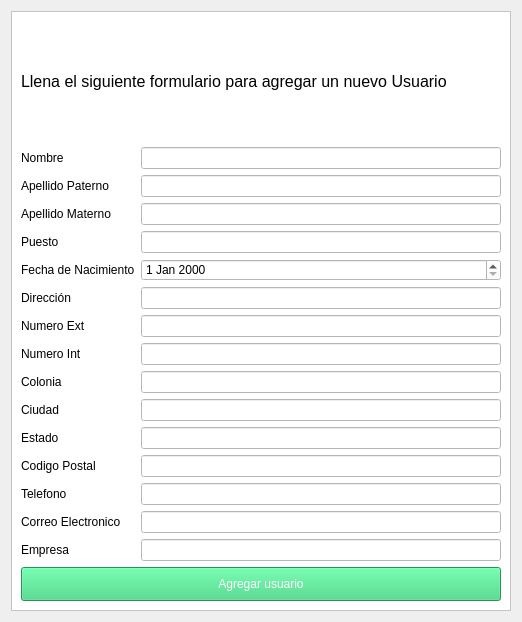
                       <widget class="QWidget" name="scrollContent">
                        <property name="geometry">
                         <rect>
                          <x>0</x>
                          <y>-229</y>
                          <width>518</width>
                          <height>618</height>
                         </rect>
                        </property>
                        <layout class="QVBoxLayout" name="verticalLayout_7">
                         <item>
                          <widget class="QFrame" name="frame_2">
                           <property name="minimumSize">
                            <size>
                             <width>500</width>
                             <height>600</height>
                            </size>
                           </property>
                           <property name="styleSheet">
                            <string notr="true">background-color: rgb(255, 255, 255);</string>
                           </property>
                           <property name="frameShape">
                            <enum>QFrame::StyledPanel</enum>
                           </property>
                           <property name="frameShadow">
                            <enum>QFrame::Raised</enum>
                           </property>
                           <layout class="QVBoxLayout" name="verticalLayout_10">
                            <item>
                             <widget class="QLabel" name="formLabel">
                              <property name="font">
                               <font>
                                <pointsize>12</pointsize>
                                <weight>11</weight>
                                <italic>false</italic>
                                <bold>false</bold>
                               </font>
                              </property>
                              <property name="text">
                               <string>Llena el siguiente formulario para agregar un nuevo Usuario</string>
                              </property>
                             </widget>
                            </item>
                            <item>
                             <layout class="QFormLayout" name="formLayout">
                              <item row="0" column="0">
                               <widget class="QLabel" name="nombreLabel_2">
                                <property name="text">
                                 <string>Nombre</string>
                                </property>
                               </widget>
                              </item>
                              <item row="0" column="1">
                               <widget class="QLineEdit" name="nombreLineEdit_2"/>
                              </item>
                              <item row="1" column="0">
                               <widget class="QLabel" name="apellido1Label_2">
                                <property name="text">
                                 <string>Apellido Paterno</string>
                                </property>
                               </widget>
                              </item>
                              <item row="1" column="1">
                               <widget class="QLineEdit" name="apellido1LineEdit_2"/>
                              </item>
                              <item row="2" column="0">
                               <widget class="QLabel" name="apellido2Label_2">
                                <property name="text">
                                 <string>Apellido Materno</string>
                                </property>
                               </widget>
                              </item>
                              <item row="2" column="1">
                               <widget class="QLineEdit" name="apellido2LineEdit_2"/>
                              </item>
                              <item row="3" column="0">
                               <widget class="QLabel" name="cargoLabel_2">
                                <property name="text">
                                 <string>Puesto</string>
                                </property>
                               </widget>
                              </item>
                              <item row="3" column="1">
                               <widget class="QLineEdit" name="cargoLineEdit_2"/>
                              </item>
                              <item row="4" column="0">
                               <widget class="QLabel" name="fechaNacimientoLabel_2">
                                <property name="text">
                                 <string>Fecha de Nacimiento</string>
                                </property>
                               </widget>
                              </item>
                              <item row="4" column="1">
                               <widget class="QDateEdit" name="fechaNacimientoLineEdit_2"/>
                              </item>
                              <item row="5" column="0">
                               <widget class="QLabel" name="calleLabel_2">
                                <property name="text">
                                 <string>Dirección</string>
                                </property>
                               </widget>
                              </item>
                              <item row="5" column="1">
                               <widget class="QLineEdit" name="calleLineEdit_2"/>
                              </item>
                              <item row="6" column="0">
                               <widget class="QLabel" name="numeroExtLabel_2">
                                <property name="text">
                                 <string>Numero Ext</string>
                                </property>
                               </widget>
                              </item>
                              <item row="6" column="1">
                               <widget class="QLineEdit" name="numeroExtLineEdit_2"/>
                              </item>
                              <item row="7" column="0">
                               <widget class="QLabel" name="numeroIntLabel_2">
                                <property name="text">
                                 <string>Numero Int</string>
                                </property>
                               </widget>
                              </item>
                              <item row="7" column="1">
                               <widget class="QLineEdit" name="numeroIntLineEdit_2"/>
                              </item>
                              <item row="8" column="0">
                               <widget class="QLabel" name="coloniaLabel_2">
                                <property name="text">
                                 <string>Colonia</string>
                                </property>
                               </widget>
                              </item>
                              <item row="8" column="1">
                               <widget class="QLineEdit" name="coloniaLineEdit_2"/>
                              </item>
                              <item row="10" column="0">
                               <widget class="QLabel" name="estadoLabel_2">
                                <property name="text">
                                 <string>Estado</string>
                                </property>
                               </widget>
                              </item>
                              <item row="10" column="1">
                               <widget class="QLineEdit" name="estadoLineEdit_2"/>
                              </item>
                              <item row="11" column="0">
                               <widget class="QLabel" name="codigoPostalLabel_2">
                                <property name="text">
                                 <string>Codigo Postal</string>
                                </property>
                               </widget>
                              </item>
                              <item row="11" column="1">
                               <widget class="QLineEdit" name="codigoPostalLineEdit_2"/>
                              </item>
                              <item row="12" column="0">
                               <widget class="QLabel" name="telefonoLabel_2">
                                <property name="text">
                                 <string>Telefono</string>
                                </property>
                               </widget>
                              </item>
                              <item row="12" column="1">
                               <widget class="QLineEdit" name="telefonoLineEdit_2"/>
                              </item>
                              <item row="13" column="0">
                               <widget class="QLabel" name="correoElectronicoLabel_2">
                                <property name="text">
                                 <string>Correo Electronico</string>
                                </property>
                               </widget>
                              </item>
                              <item row="13" column="1">
                               <widget class="QLineEdit" name="correoElectronicoLineEdit_2"/>
                              </item>
                              <item row="14" column="0">
                               <widget class="QLabel" name="empresaLabel_2">
                                <property name="text">
                                 <string>Empresa</string>
                                </property>
                               </widget>
                              </item>
                              <item row="14" column="1">
                               <widget class="QLineEdit" name="empresaLineEdit_2"/>
                              </item>
                              <item row="9" column="1">
                               <widget class="QLineEdit" name="municipioLineEdit_2"/>
                              </item>
                              <item row="9" column="0">
                               <widget class="QLabel" name="municipioLabel_2">
                                <property name="text">
                                 <string>Ciudad</string>
                                </property>
                               </widget>
                              </item>
                             </layout>
                            </item>
                            <item>
                             <widget class="QPushButton" name="addUserBtn">
                              <property name="minimumSize">
                               <size>
                                <width>0</width>
                                <height>34</height>
                               </size>
                              </property>
                              <property name="styleSheet">
                               <string notr="true">background-color: rgb(51, 209, 122);
color: #fff;</string>
                              </property>
                              <property name="text">
                               <string>Agregar usuario</string>
                              </property>
                             </widget>
                            </item>
                           </layout>
                          </widget>
                         </item>
                        </layout>
                       </widget>
